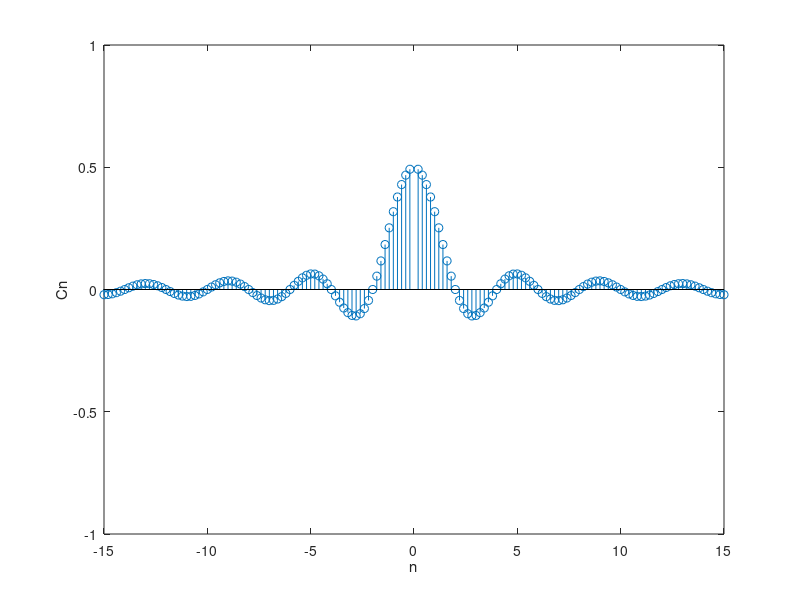
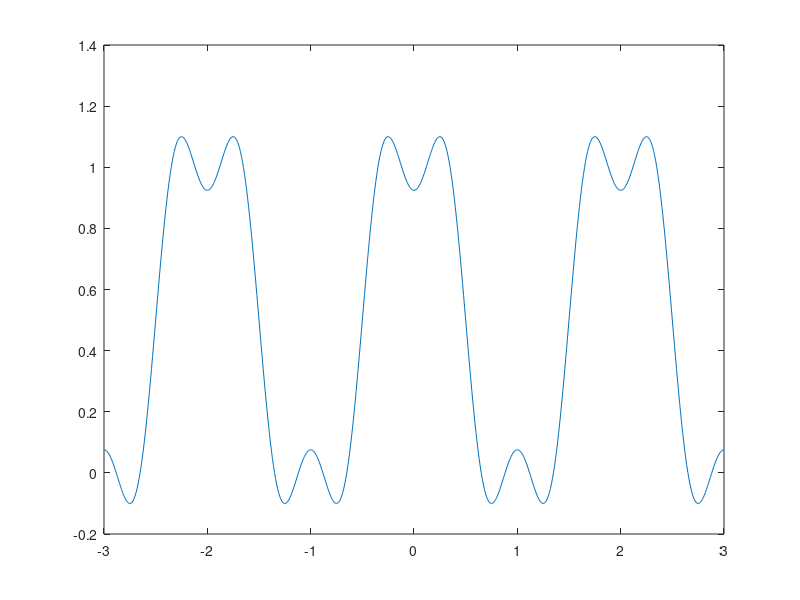
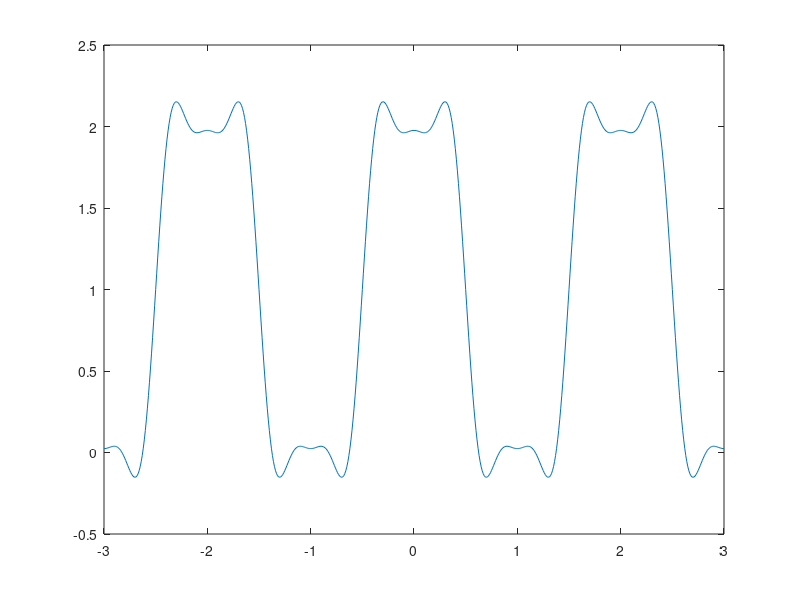
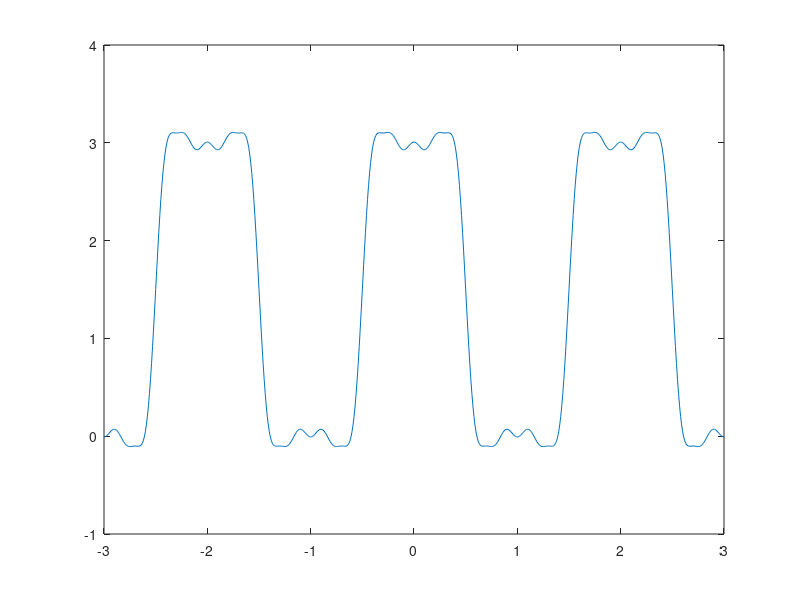

The MATLAB script that drew these images, in order:
clear;
close all;
#a
n = [-15:0.2:15];
c = (sin((pi.*n)./2)./(pi.*n));
T = 2 ;
figure(1);
stem(n,c);
xlabel('n');
ylabel('Cn');
ylim([-1,1]);
#b
t=-3:0.01:3;
X=0;
for o=[3,5,9,31,50,500,1000] 
  for k=1:o;
    X = X + 2*(1 ./(pi*k)).*sin(pi*k/2).*exp(j.*pi.*k.*t);
  endfor
  x0=1/2;
  X=X+x0;
  figure;
  plot(t,X);
endfor